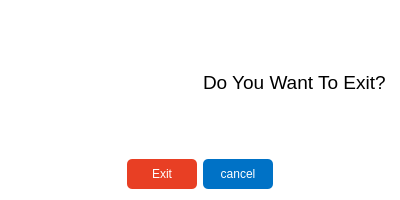
<?xml version="1.0" encoding="UTF-8"?>
<ui version="4.0">
 <class>ExitApp</class>
 <widget class="QDialog" name="ExitApp">
  <property name="geometry">
   <rect>
    <x>0</x>
    <y>0</y>
    <width>400</width>
    <height>200</height>
   </rect>
  </property>
  <property name="minimumSize">
   <size>
    <width>400</width>
    <height>200</height>
   </size>
  </property>
  <property name="maximumSize">
   <size>
    <width>400</width>
    <height>200</height>
   </size>
  </property>
  <property name="baseSize">
   <size>
    <width>400</width>
    <height>200</height>
   </size>
  </property>
  <property name="windowTitle">
   <string>Dialog</string>
  </property>
  <property name="autoFillBackground">
   <bool>false</bool>
  </property>
  <property name="styleSheet">
   <string notr="true">background-color:white;</string>
  </property>
  <layout class="QVBoxLayout" name="verticalLayout">
   <item>
    <layout class="QHBoxLayout" name="horizontalLayout_2">
     <item>
      <widget class="QWidget" name="verticalWidget" native="true">
       <property name="styleSheet">
        <string notr="true">#verticalWidget
{
	border-image:url(:/img/asset/exitPng.png);
}</string>
       </property>
       <layout class="QVBoxLayout" name="verticalLayout_2"/>
      </widget>
     </item>
     <item>
      <widget class="QLabel" name="label">
       <property name="font">
        <font>
         <pointsize>14</pointsize>
        </font>
       </property>
       <property name="text">
        <string>Do You Want To Exit?</string>
       </property>
      </widget>
     </item>
    </layout>
   </item>
   <item>
    <layout class="QHBoxLayout" name="horizontalLayout">
     <item>
      <spacer name="horizontalSpacer">
       <property name="orientation">
        <enum>Qt::Horizontal</enum>
       </property>
       <property name="sizeHint" stdset="0">
        <size>
         <width>40</width>
         <height>20</height>
        </size>
       </property>
      </spacer>
     </item>
     <item>
      <widget class="QPushButton" name="btnExit">
       <property name="minimumSize">
        <size>
         <width>70</width>
         <height>30</height>
        </size>
       </property>
       <property name="baseSize">
        <size>
         <width>40</width>
         <height>20</height>
        </size>
       </property>
       <property name="mouseTracking">
        <bool>true</bool>
       </property>
       <property name="styleSheet">
        <string notr="true">border-radius:5px;
color:white;
background-color:#e83f24;</string>
       </property>
       <property name="text">
        <string>Exit</string>
       </property>
      </widget>
     </item>
     <item>
      <widget class="QPushButton" name="btnCancel">
       <property name="minimumSize">
        <size>
         <width>70</width>
         <height>30</height>
        </size>
       </property>
       <property name="mouseTracking">
        <bool>true</bool>
       </property>
       <property name="styleSheet">
        <string notr="true">border-radius:5px;
background-color:#0072c6;
color:white;
</string>
       </property>
       <property name="text">
        <string>cancel</string>
       </property>
      </widget>
     </item>
     <item>
      <spacer name="horizontalSpacer_2">
       <property name="orientation">
        <enum>Qt::Horizontal</enum>
       </property>
       <property name="sizeHint" stdset="0">
        <size>
         <width>40</width>
         <height>20</height>
        </size>
       </property>
      </spacer>
     </item>
    </layout>
   </item>
  </layout>
 </widget>
 <resources/>
 <connections/>
</ui>
